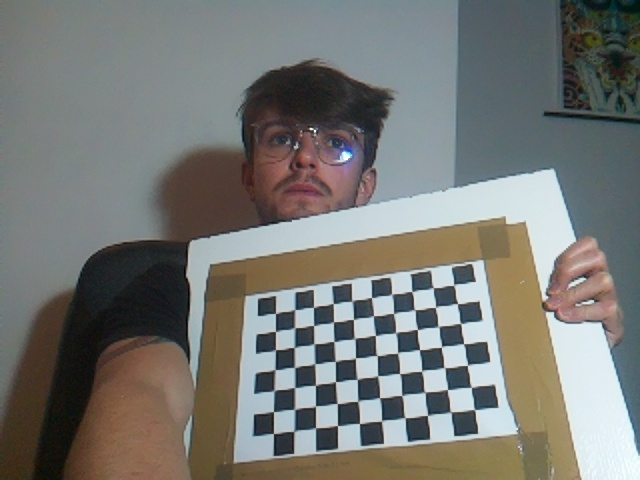
#> input picture camera_calibration/source_images/camera_0.jpeg, 640 x 480 px; its folder holds only this picture in this run
$ python calibrate_camera.py
#> lines starting #> are read from the running program, lines starting #| are printed output that depends on the picture; after the words box and inside, x2 and y2 are one past the last pixel; in counts of white or black regions, pixels touching at a corner belong together
import numpy as np
import cv2 as cv
import glob
import json
from datetime import datetime

criteria = (cv.TERM_CRITERIA_EPS + cv.TERM_CRITERIA_MAX_ITER, 30, 0.001)

rows = 7
columns = 10
objp = np.zeros((rows * columns, 3), np.float32)
objp[:, :2] = np.mgrid[0:columns, 0:rows].T.reshape(-1, 2)

objpoints = []
imgpoints = []

images = glob.glob("source_images/camera_*.jpeg")
print(len(images), "images found")

for fname in images:
    img = cv.imread(fname)
#> img is the input picture: shape (480, 640, 3); mean B, G, R 115.5, 119.6, 118.7
    gray = cv.cvtColor(img, cv.COLOR_BGR2GRAY)
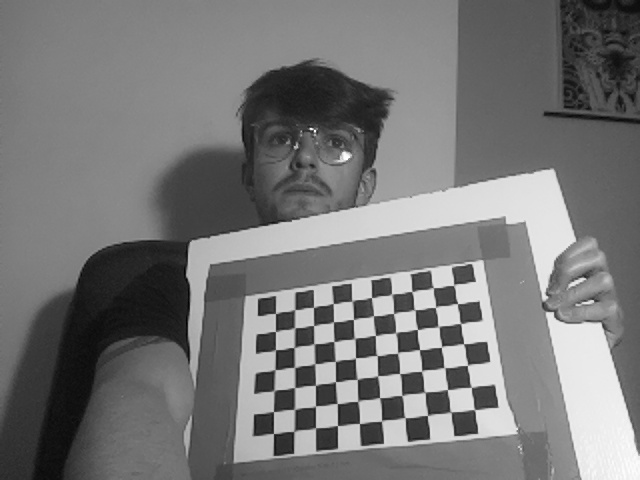
#> gray: shape (480, 640); min 0, max 255, mean 118.9

    chessboard_flags = cv.CALIB_CB_ADAPTIVE_THRESH + cv.CALIB_CB_FAST_CHECK + cv.CALIB_CB_NORMALIZE_IMAGE
    ret, corners = cv.findChessboardCorners(gray, (columns, rows), chessboard_flags)
#> ret = True; corners = 70 rows, first 8: [275.4, 313.5], [295, 309.4], [313.4, 307.4], [333.4, 303.4], [352.1, 301.2], [371.5, 297.5], [391.6, 293.8], [411.8, 291.5]

    if ret == True:
        objpoints.append(objp)
        corners2 = cv.cornerSubPix(gray, corners, (11, 11), (-1, -1), criteria)
#> corners2 = 70 rows, first 8: [275.5, 313], [294.7, 310.2], [313.5, 306.8], [333.3, 303.8], [352.1, 300.6], [371.4, 297.7], [392, 294.4], [412, 291.2]
        imgpoints.append(corners)

        cv.drawChessboardCorners(img, (columns, rows), corners2, ret)
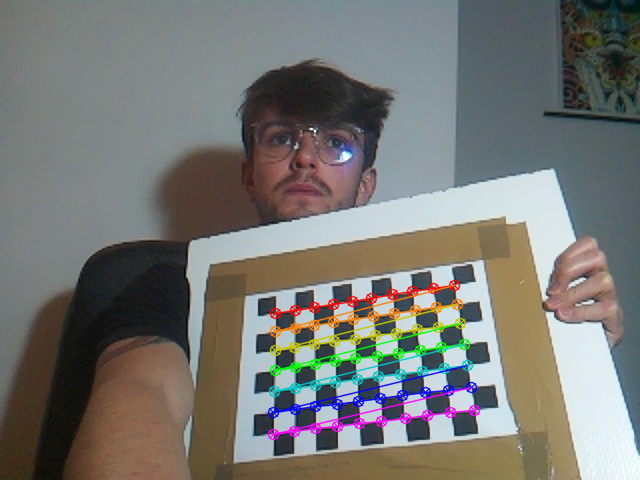
#> img: shape (480, 640, 3); 4% of pixels changed, all inside (x1, y1, x2, y2) = (267, 279, 481, 441)
        cv.imshow("img", img)
        cv.imwrite(f"chessboard_corners_{datetime.now().strftime('%Y%m%d_%H%M%S')}.png", img)
        cv.waitKey(1500)

ret, mtx, dist, rvecs, tvecs = cv.calibrateCamera(objpoints, imgpoints, gray.shape[::-1], None, None)
#> ret = 0.301; mtx = [[639.4, 0, 325.8], [0, 625.7, 210], [0, 0, 1]]; dist = [[0.459, -1.56, -0.0315, -0.0162, 1.58]]; rvecs = ([-0.567, 0.278, -0.119],); tvecs = ([-2.51, 5.35, 32.46],)

camera = {}


class NumpyEncoder(json.JSONEncoder):
    def default(self, obj):
        if isinstance(obj, np.ndarray):
            return obj.tolist()
        return json.JSONEncoder.default(self, obj)


for variable in ["ret", "mtx", "dist", "rvecs", "tvecs"]:
    camera[variable] = eval(variable)

with open("camera.json", "w") as f:
    json.dump(camera, f, indent=4, cls=NumpyEncoder)

cv.destroyAllWindows()

$ run again, on camera_calibration/source_images/camera_13.jpeg
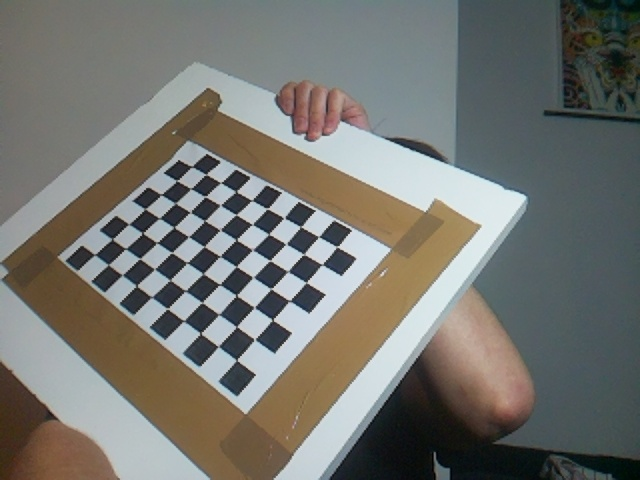
#> input picture camera_calibration/source_images/camera_13.jpeg, 640 x 480 px
#> img is the input picture: shape (480, 640, 3); mean B, G, R 111.4, 116.6, 116.4
#> `gray = cv.cvtColor(img, cv.COLOR_BGR2GRAY)`:
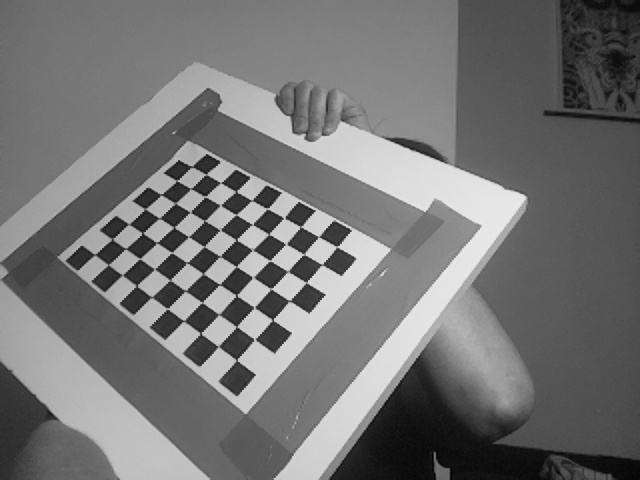
#> gray: shape (480, 640); min 0, max 237, mean 115.9
#> `ret, corners = cv.findChessboardCorners(gray, (columns, rows), chessbo..`: ret = True; corners = 70 rows, first 8: [236.6, 360.4], [218.4, 346.5], [200.4, 332.9], [184.3, 320.7], [167.5, 308.5], [152.1, 297], [136.6, 286.3], [122.4, 274.7]
#> corners2 = 70 rows, first 8: [236.6, 359.9], [218.3, 346.4], [200.6, 333.4], [183.6, 320.9], [167.4, 308.6], [151.6, 297.1], [136.3, 285.7], [122.4, 274.9]
#> `cv.drawChessboardCorners(img, (columns, rows), corners2, ret)`:
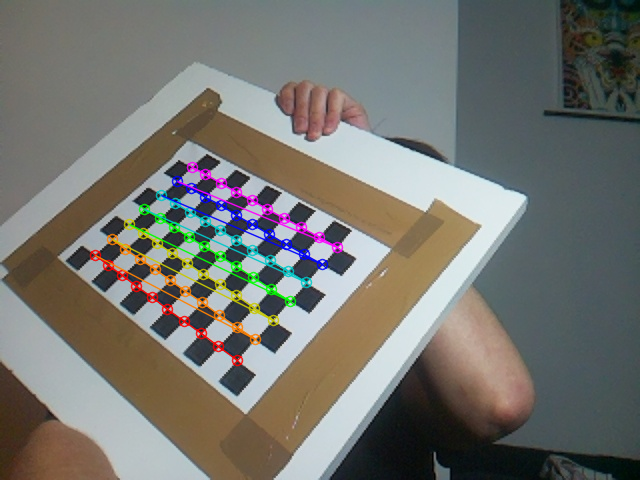
#> img: shape (480, 640, 3); 3.64% of pixels changed, all inside (x1, y1, x2, y2) = (89, 161, 344, 367)
#> `ret, mtx, dist, rvecs, tvecs = cv.calibrateCamera(objpoints, imgpoints..`: ret = 0.395; mtx = [[624.8, 0, 299.2], [0, 639.4, 242.6], [0, 0, 1]]; dist = [[0.269, -1.79, -0.0114, -0.0208, -0.751]]; rvecs = ([-0.562, -0.728, -2.37],); tvecs = ([-2.29, 4.24, 23.22],)

$ run again, on camera_calibration/source_images/camera_14.jpeg
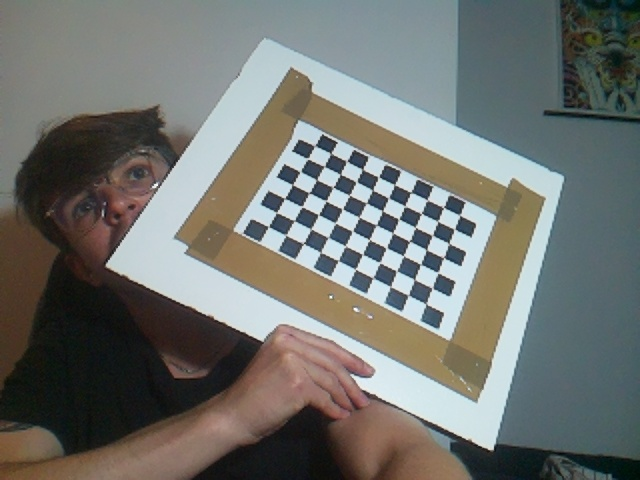
#> input picture camera_calibration/source_images/camera_14.jpeg, 640 x 480 px
#> img is the input picture: shape (480, 640, 3); mean B, G, R 110.5, 114.6, 112.3
#> `gray = cv.cvtColor(img, cv.COLOR_BGR2GRAY)`:
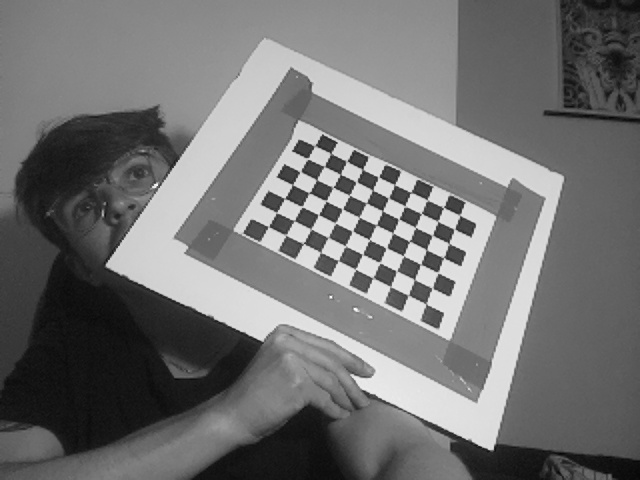
#> gray: shape (480, 640); min 4, max 254, mean 113.5
#> `ret, corners = cv.findChessboardCorners(gray, (columns, rows), chessbo..`: ret = True; corners = 70 rows, first 8: [425.6, 303.7], [408.1, 295.3], [390.5, 286.5], [373.1, 277.5], [355.3, 269.1], [338.4, 260.5], [320.7, 252.5], [303.4, 243.3]
#> corners2 = 70 rows, first 8: [426.1, 304], [408.3, 295.2], [390.4, 286.5], [373, 278], [355.5, 269.2], [338.2, 260.6], [320.5, 252.2], [303.5, 243.5]
#> `cv.drawChessboardCorners(img, (columns, rows), corners2, ret)`:
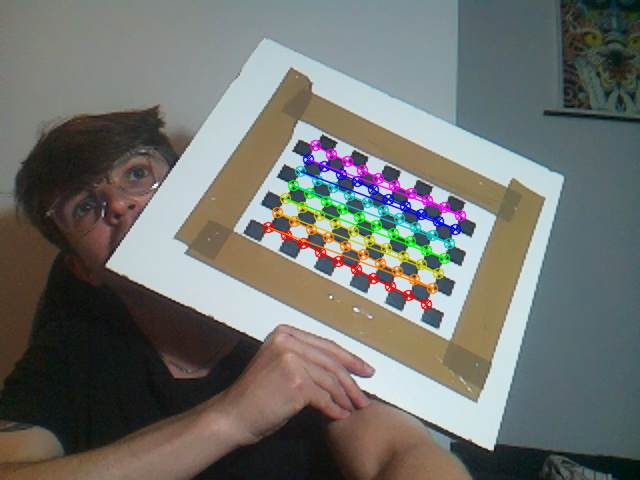
#> img: shape (480, 640, 3); 3.52% of pixels changed, all inside (x1, y1, x2, y2) = (262, 139, 467, 311)
#> `ret, mtx, dist, rvecs, tvecs = cv.calibrateCamera(objpoints, imgpoints..`: ret = 0.451; mtx = [[678, 0, 352.5], [0, 693.8, 227.6], [0, 0, 1]]; dist = [[-4.06, 352.1, -0.00664, -0.000435, -7933.7]]; rvecs = ([0.14, -0.785, -2.59],); tvecs = ([3.77, 3.82, 34.49],)

$ run again, on camera_calibration/source_images/camera_2.jpeg
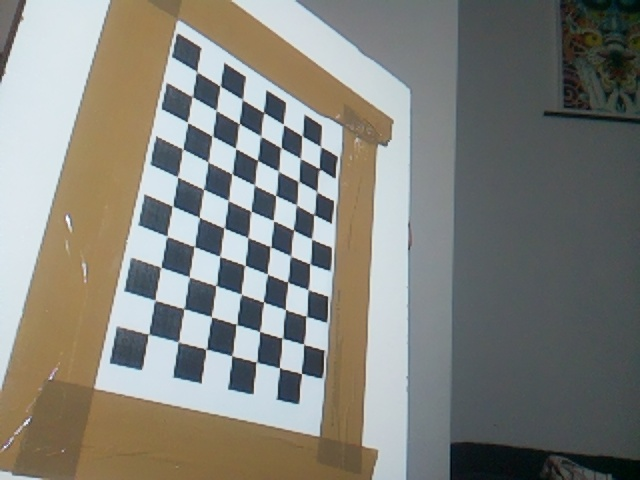
#> input picture camera_calibration/source_images/camera_2.jpeg, 640 x 480 px
#> img is the input picture: shape (480, 640, 3); mean B, G, R 124.1, 130.4, 130.4
#> `gray = cv.cvtColor(img, cv.COLOR_BGR2GRAY)`:
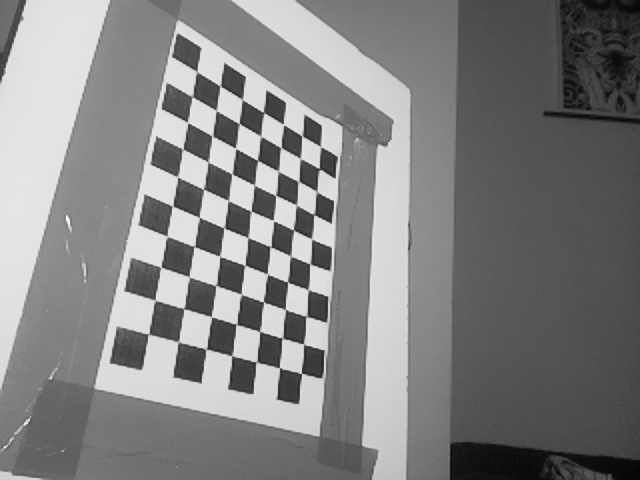
#> gray: shape (480, 640); min 4, max 255, mean 129.7
#> `ret, corners = cv.findChessboardCorners(gray, (columns, rows), chessbo..`: ret = True; corners = 70 rows, first 8: [148.9, 333.6], [155.3, 300.1], [161.2, 267.4], [167.4, 236.3], [172.7, 206], [177.5, 177], [182.9, 149.3], [187.6, 122.5]
#> corners2 = 70 rows, first 8: [148.5, 334.1], [154.7, 300.1], [160.7, 267.1], [166.7, 236.1], [172.5, 206], [178, 177.2], [182.6, 148.8], [187.7, 122.5]
#> `cv.drawChessboardCorners(img, (columns, rows), corners2, ret)`:
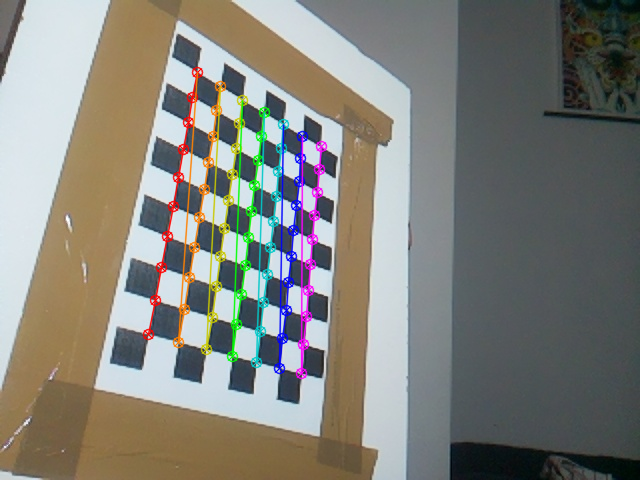
#> img: shape (480, 640, 3); 4.79% of pixels changed, all inside (x1, y1, x2, y2) = (142, 66, 328, 380)
#> `ret, mtx, dist, rvecs, tvecs = cv.calibrateCamera(objpoints, imgpoints..`: ret = 0.37; mtx = [[553.5, 0, 329.1], [0, 600.5, 242.5], [0, 0, 1]]; dist = [[0.194, -0.64, -0.00802, 0.00539, 0.208]]; rvecs = ([0.268, -0.812, -1.27],); tvecs = ([-5.47, 2.57, 16.87],)
